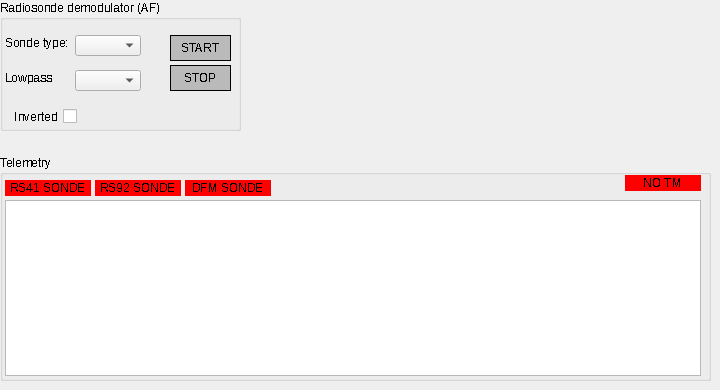
   <widget class="QWidget" name="env">
    <widget class="QGroupBox" name="obc_comms_groupbox">
     <property name="geometry">
      <rect>
       <x>0</x>
       <y>155</y>
       <width>711</width>
       <height>226</height>
      </rect>
     </property>
     <property name="font">
      <font>
       <pointsize>9</pointsize>
       <stylestrategy>NoAntialias</stylestrategy>
      </font>
     </property>
     <property name="title">
      <string>Telemetry</string>
     </property>
     <widget class="QTableView" name="packet_history_table">
      <property name="geometry">
       <rect>
        <x>5</x>
        <y>45</y>
        <width>696</width>
        <height>176</height>
       </rect>
      </property>
      <property name="styleSheet">
       <string notr="true">border:0px solid black; 
QHeaderView::section { background-color: rgb(186, 186, 186) }</string>
      </property>
     </widget>
     <widget class="QLabel" name="sonde_tmstatus_label">
      <property name="geometry">
       <rect>
        <x>625</x>
        <y>20</y>
        <width>76</width>
        <height>16</height>
       </rect>
      </property>
      <property name="font">
       <font>
        <pointsize>9</pointsize>
        <stylestrategy>NoAntialias</stylestrategy>
       </font>
      </property>
      <property name="styleSheet">
       <string notr="true">background-color: rgb(255, 0, 0);</string>
      </property>
      <property name="text">
       <string>NO TM</string>
      </property>
      <property name="alignment">
       <set>Qt::AlignCenter</set>
      </property>
     </widget>
     <widget class="QLabel" name="sonde_rs41_label">
      <property name="geometry">
       <rect>
        <x>5</x>
        <y>25</y>
        <width>86</width>
        <height>16</height>
       </rect>
      </property>
      <property name="font">
       <font>
        <pointsize>9</pointsize>
        <stylestrategy>NoAntialias</stylestrategy>
       </font>
      </property>
      <property name="styleSheet">
       <string notr="true">background-color: rgb(255, 0, 0);</string>
      </property>
      <property name="text">
       <string>RS41 SONDE</string>
      </property>
      <property name="alignment">
       <set>Qt::AlignCenter</set>
      </property>
     </widget>
     <widget class="QLabel" name="sonde_dfm_label">
      <property name="geometry">
       <rect>
        <x>185</x>
        <y>25</y>
        <width>86</width>
        <height>16</height>
       </rect>
      </property>
      <property name="font">
       <font>
        <pointsize>9</pointsize>
        <stylestrategy>NoAntialias</stylestrategy>
       </font>
      </property>
      <property name="styleSheet">
       <string notr="true">background-color: rgb(255, 0, 0);</string>
      </property>
      <property name="text">
       <string>DFM SONDE</string>
      </property>
      <property name="alignment">
       <set>Qt::AlignCenter</set>
      </property>
     </widget>
     <widget class="QLabel" name="sonde_rs92_label">
      <property name="geometry">
       <rect>
        <x>95</x>
        <y>25</y>
        <width>86</width>
        <height>16</height>
       </rect>
      </property>
      <property name="font">
       <font>
        <pointsize>9</pointsize>
        <stylestrategy>NoAntialias</stylestrategy>
       </font>
      </property>
      <property name="styleSheet">
       <string notr="true">background-color: rgb(255, 0, 0);</string>
      </property>
      <property name="text">
       <string>RS92 SONDE</string>
      </property>
      <property name="alignment">
       <set>Qt::AlignCenter</set>
      </property>
     </widget>
    </widget>
    <widget class="QGroupBox" name="tcprf1_status_label_3">
     <property name="geometry">
      <rect>
       <x>0</x>
       <y>0</y>
       <width>241</width>
       <height>131</height>
      </rect>
     </property>
     <property name="font">
      <font>
       <pointsize>9</pointsize>
       <stylestrategy>NoAntialias</stylestrategy>
      </font>
     </property>
     <property name="title">
      <string>Radiosonde demodulator (AF)</string>
     </property>
     <widget class="QLabel" name="rf1_tcp_port_label_2">
      <property name="geometry">
       <rect>
        <x>190</x>
        <y>25</y>
        <width>66</width>
        <height>17</height>
       </rect>
      </property>
      <property name="text">
       <string/>
      </property>
     </widget>
     <widget class="QLabel" name="rf2_tcp_port_label_2">
      <property name="geometry">
       <rect>
        <x>190</x>
        <y>60</y>
        <width>66</width>
        <height>17</height>
       </rect>
      </property>
      <property name="text">
       <string/>
      </property>
     </widget>
     <widget class="QPushButton" name="stop_sonde_button">
      <property name="geometry">
       <rect>
        <x>170</x>
        <y>65</y>
        <width>61</width>
        <height>26</height>
       </rect>
      </property>
      <property name="font">
       <font>
        <pointsize>9</pointsize>
        <stylestrategy>NoAntialias</stylestrategy>
       </font>
      </property>
      <property name="cursor">
       <cursorShape>PointingHandCursor</cursorShape>
      </property>
      <property name="focusPolicy">
       <enum>Qt::WheelFocus</enum>
      </property>
      <property name="styleSheet">
       <string notr="true">border: 1px solid black; 
border-radius: 25px;
background-color: rgb(186, 186, 186);</string>
      </property>
      <property name="text">
       <string>STOP</string>
      </property>
     </widget>
     <widget class="QComboBox" name="sonde_combo">
      <property name="geometry">
       <rect>
        <x>75</x>
        <y>35</y>
        <width>66</width>
        <height>21</height>
       </rect>
      </property>
      <property name="font">
       <font>
        <stylestrategy>NoAntialias</stylestrategy>
       </font>
      </property>
     </widget>
     <widget class="QPushButton" name="start_sonde_button">
      <property name="geometry">
       <rect>
        <x>170</x>
        <y>35</y>
        <width>61</width>
        <height>26</height>
       </rect>
      </property>
      <property name="font">
       <font>
        <pointsize>9</pointsize>
        <stylestrategy>NoAntialias</stylestrategy>
       </font>
      </property>
      <property name="cursor">
       <cursorShape>PointingHandCursor</cursorShape>
      </property>
      <property name="focusPolicy">
       <enum>Qt::WheelFocus</enum>
      </property>
      <property name="styleSheet">
       <string notr="true">border: 1px solid black; 
border-radius: 25px;
background-color: rgb(186, 186, 186);</string>
      </property>
      <property name="text">
       <string>START</string>
      </property>
     </widget>
     <widget class="QLabel" name="gps_sats_label_2">
      <property name="geometry">
       <rect>
        <x>5</x>
        <y>35</y>
        <width>71</width>
        <height>16</height>
       </rect>
      </property>
      <property name="font">
       <font>
        <pointsize>9</pointsize>
        <stylestrategy>NoAntialias</stylestrategy>
       </font>
      </property>
      <property name="text">
       <string>Sonde type:</string>
      </property>
     </widget>
     <widget class="QCheckBox" name="sonde_inv_checkbox">
      <property name="geometry">
       <rect>
        <x>-5</x>
        <y>105</y>
        <width>82</width>
        <height>23</height>
       </rect>
      </property>
      <property name="font">
       <font>
        <stylestrategy>NoAntialias</stylestrategy>
       </font>
      </property>
      <property name="layoutDirection">
       <enum>Qt::RightToLeft</enum>
      </property>
      <property name="text">
       <string>Inverted</string>
      </property>
     </widget>
     <widget class="QLabel" name="gps_sats_label_3">
      <property name="geometry">
       <rect>
        <x>5</x>
        <y>70</y>
        <width>71</width>
        <height>16</height>
       </rect>
      </property>
      <property name="font">
       <font>
        <pointsize>9</pointsize>
        <stylestrategy>NoAntialias</stylestrategy>
       </font>
      </property>
      <property name="text">
       <string>Lowpass</string>
      </property>
     </widget>
     <widget class="QComboBox" name="sonde_lp_combo">
      <property name="geometry">
       <rect>
        <x>75</x>
        <y>70</y>
        <width>66</width>
        <height>21</height>
       </rect>
      </property>
      <property name="font">
       <font>
        <stylestrategy>NoAntialias</stylestrategy>
       </font>
      </property>
     </widget>
    </widget>
   </widget>
